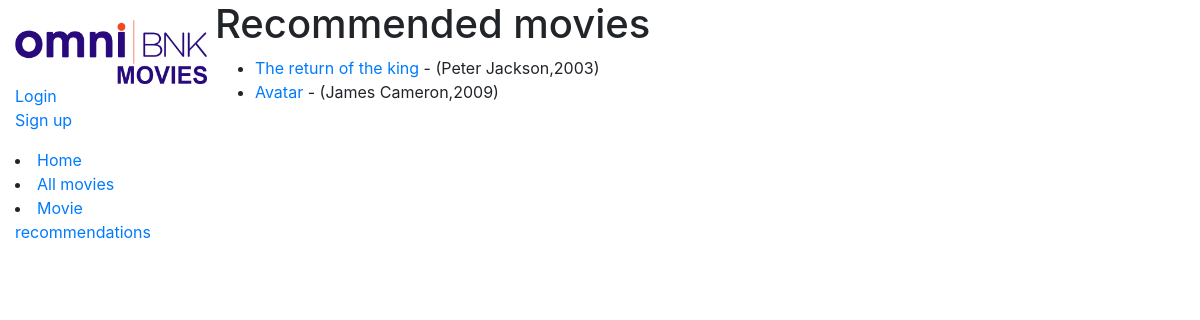
The app's page /catalog/movie_recommendations/, older data.
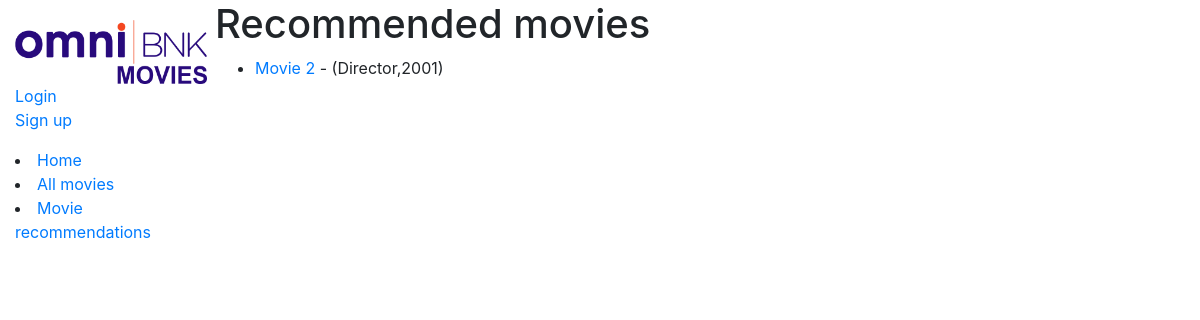
The same page, newer data.
### moviecatalog/models.py (models this page shows, shortened)
class Movie(models.Model):
    title = models.CharField(max_length=200)
    director = models.CharField(max_length=200)
    year = models.IntegerField()
    summary = models.TextField(max_length=1000, help_text='Enter a brief description of the movie')
    genre = models.ManyToManyField(Genre, help_text='Select a genre for this movie')
    def get_absolute_url(self):
        return reverse('movie-detail', args=[str(self.id)])
    def display_genre(self):
        """Create a string for the Genre. This is required to display genre in Admin."""
        return ', '.join(genre.name for genre in self.genre.all()[:3])
    display_genre.short_description = 'Genre'

### moviecatalog/views.py (the view)
# urls.py: path('movie_recommendations/', views.MovieListRecView.as_view(), name='movies-rec'),
class MovieListRecView(generic.ListView):
    model = Movie
    paginate_by = 5
    template_name = "moviecatalog/movie_recommendations.html"
    def get_queryset(self):
        available_movies = list(Movie.objects.order_by('?').values_list('id', flat=True).distinct())
        num_recommended = randint(1, 3)
        recommendations = available_movies[: num_recommended]
        return Movie.objects.filter(id__in=recommendations)

### moviecatalog/templates/moviecatalog/movie_recommendations.html
{% extends "base_generic.html" %}
{% block content %}
<h1>Recommended movies</h1>
{% if movie_list %}
<ul>
    {% for movie in movie_list %}
    <li>
        <a href="{{ movie.get_absolute_url }}">{{ movie.title }}</a> - ({{movie.director}},{{movie.year}})
    </li>
    {% endfor %}
</ul>
{% else %}
<p>There are no recommended movies at the moment.</p>
{% endif %}
{% endblock %}

Row changes from the older to the newer data that the page shows:
removed Movie: title "The return of the king", director "Peter Jackson", year "2003"
removed Movie: title "Avatar", director "James Cameron", year "2009"
added Movie: title "Movie 2", director "Director", year "2001"
